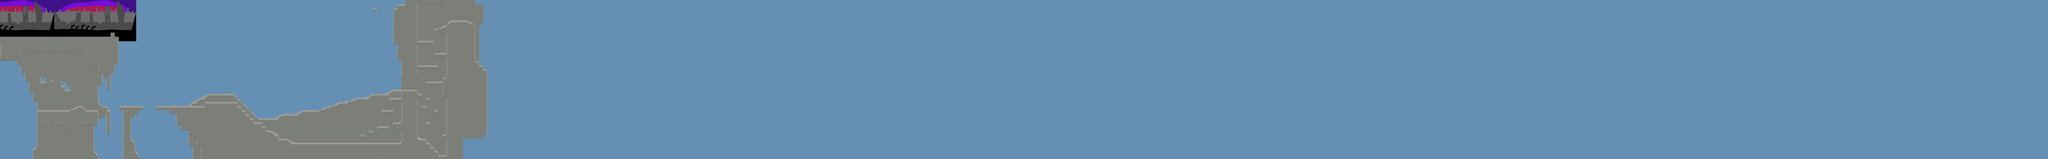

A level layout from a 2D game, rendered from its tile map. Below: a short description, then the map file with tile-grid data replaced by summaries:
An orthogonal 500x39 tile map with 16x16 px tiles, 2 tile layers (Near Background, Platforms), 3 image layers and 7 objects (4x monster spawn, player_spawn).

<map version="1.10" tiledversion="1.10.2" orientation="orthogonal" renderorder="right-down" width="500" height="39" tilewidth="16" tileheight="16" infinite="0" backgroundcolor="#6590b3" nextlayerid="8" nextobjectid="13">
 <tileset firstgid="1" source="../image/ApocalypeDirt.tsx" />
 <imagelayer id="2" name="Background01" offsetx="-108" offsety="-78.5" parallaxx="0.1" parallaxy="0.1">
  <image source="../image/Background.png" width="320" height="240" />
 </imagelayer>
 <imagelayer id="6" name="Background02" offsetx="-428" offsety="-78.5" parallaxx="0.1" parallaxy="0.1">
  <image source="../image/Background.png" width="320" height="240" />
 </imagelayer>
 <imagelayer id="7" name="Background03" offsetx="212" offsety="-78.5" parallaxx="0.1" parallaxy="0.1">
  <image source="../image/Background.png" width="320" height="240" />
 </imagelayer>
 <layer id="4" name="Near Background" width="500" height="39" tintcolor="#a3a3a3">
  <data>[19500 cells, 1379 non-empty, 18 distinct tile ids]</data>
 </layer>
 <layer id="1" name="Platforms" width="500" height="39">
  <data>[19500 cells, 1163 non-empty, 27 distinct tile ids]</data>
 </layer>
 <objectgroup id="5" name="Spawn Points">
  <object id="4" name="player_spawn" x="508.5" y="349">
   <properties>
    <property name="type" value="player_spawn" />
   </properties>
   <point />
  </object>
  <object id="7" name="monster spawn" x="1214" y="493">
   <properties>
    <property name="type" value="enemy_spawn" />
   </properties>
   <point />
  </object>
  <object id="10" name="monster spawn" x="1308.5" y="484.5">
   <properties>
    <property name="type" value="enemy_spawn" />
   </properties>
   <point />
  </object>
  <object id="12" name="monster spawn" x="344" y="351">
   <properties>
    <property name="type" value="enemy_spawn" />
   </properties>
   <point />
  </object>
  <object id="11" name="monster spawn" x="1478.5" y="488">
   <properties>
    <property name="type" value="enemy_spawn" />
   </properties>
   <point />
  </object>
 </objectgroup>
 <objectgroup id="3" name="Moving Platforms">
  <object id="1" gid="4" x="107.5" y="447.5" width="16" height="16" />
  <object id="2" gid="4" x="92.5" y="447" width="16" height="16">
   <properties>
    <property name="left_extent" type="float" value="24" />
    <property name="right_extent" type="float" value="94" />
   </properties>
  </object>
 </objectgroup>
</map>
